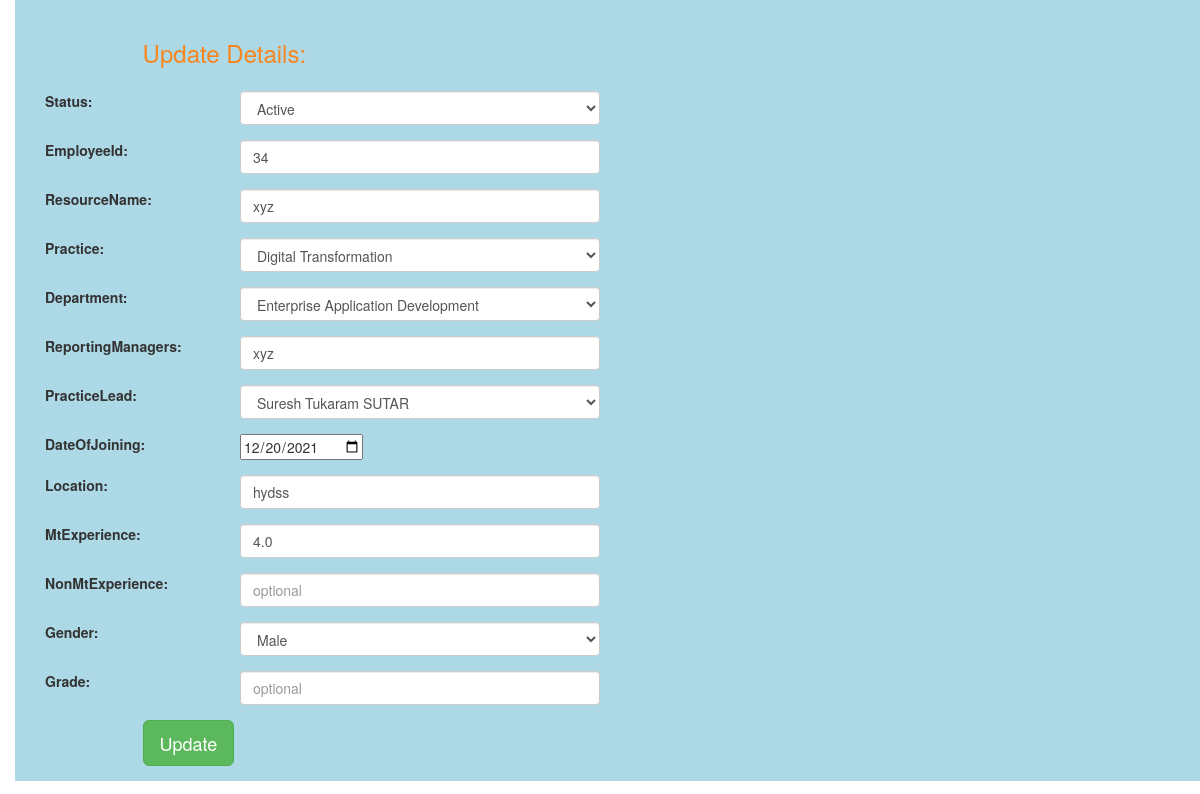
Page /edit/34 (signed in) on the committed database.
### webapp/models.py (models this page shows, shortened)
class EmployeeDetails(models.Model):
    class Meta:
        verbose_name_plural = 'EmployeeDetails'
    GENDER_CHOICE = (("MALE", "Male"), ("FEMALE", "Female"))
    STATUS_CHOICE = (("ACTIVE","Active"),("INACTIVE","Inactive"),("RESIGN","Resign"))
    PRACTICE_CHOICE = (("DIGITAL TRANSFORMATION","Digital Transformation"),)
    DEPARTMENT_CHOICE = (("DEVOPS","DevOps"),("ENTERPRISE APPLICATION DEVELOPMENT","Enterprise Application Development"),("UI","UI"),("CLOUD SOLUTIONS","Cloud Solutions"),("ENTERPRISE ARCHITECTURE","Enterprise Architecture"),("UX","UX"),("PRODUCT ENGINEERING","Product Engineering"),("MOBILITY","Mobility"),("PROFESSIONAL SERVICES","Professional Services"))
    PRACTICE_LEAD_CHOICE = (("SURESH TUKARAM SUTAR","Suresh Tukaram SUTAR"),("SAILAJA GUDALA","Sailaja GUDALA"),("SRINIVAS KANTTUGA","Srinivas KATTUNGA"),("ABHIJEET BHIKAJI PATIL","Abhijeet Bhikaji PATIL"),("SANJAY PARMANAND BATHEJA","Sanjay Parmanand BATHEJA"),("YYOMA DILIP PATHAK","Vyoma Dilip PATHAK"),("ABHIJEET HARISHCHANDRA ALONE","Abhijeet Harishchandra ALONE"),("NASIR AHMED R","Nasir Ahmed R"))
    status = models.CharField(max_length=100,choices = STATUS_CHOICE,null=True)
    emp_id=models.IntegerField(primary_key=True,null=False)
    resource_name = models.CharField(max_length=100,null=True)
    practice = models.CharField(max_length=100,choices=PRACTICE_CHOICE,default="Digital Transformation",null=True)
    department = models.CharField(max_length=100,choices=DEPARTMENT_CHOICE,null=True)
    reporting_managers = models.CharField(max_length=100,null=True)
    practice_lead = models.CharField(max_length=100,choices=PRACTICE_LEAD_CHOICE,null=True)
    date_of_joining = models.DateField(blank=True , null=True)
    location = models.CharField(max_length=100,null=True)
    mt_experience = models.FloatField(max_length=100,null=True)
    non_mt_experience = models.FloatField(max_length=100,blank=True , null=True)
    gender = models.CharField(max_length=100,choices=GENDER_CHOICE,null=True)
    grade = models.CharField(max_length=100,blank=True , null=True)

### webapp/views.py (the view)
# urls.py: path('edit/<int:id>', views.edit),
@login_required(login_url=login)
def edit(request, id):
    employee_obj = EmployeeDetails.objects.get(emp_id=id)
    if request.method == 'POST':
        print(request.POST)
        form = EmployeeForm(request.POST, instance=employee_obj)
        print(form)
        if form.is_valid():
            form.save()
            return redirect('/')
    else:
        form = EmployeeForm(instance=employee_obj)
    return render(request, 'edit.html', {'employee': form, 'id': id})

### webapp/templates/edit.html (shortened to what this page needs)
{% extends "base.html" %} {% block title %}Add New Employee Records{% endblock title %} {% block content %}
<div class="col-md-12">
    <form method="POST" class="post-form">
        <div class="container">
            <br>
            <div class="form-group row">
                <label class="col-sm-1 col-form-label"></label>
                <div class="col-sm-4">
                    <h3 style="color: rgb(248, 133, 30);">Update Details:</h3>
                </div>
            </div>
            <div class="form-group row">
                <label class="col-sm-2 col-form-label">Status:</label>
                <div class="col-sm-4">
                    {{ employee.status }}
                </div>
            </div>
            <div class="form-group row">
                <label class="col-sm-2 col-form-label">EmployeeId:</label>
                <div class="col-sm-4">
                    {{ employee.emp_id }}
                </div>
            </div>
            <div class="form-group row">
                <label class="col-sm-2 col-form-label">ResourceName:</label>
                <div class="col-sm-4">
                    {{ employee.resource_name }}
                </div>
            </div>
            <div class="form-group row">
                <label class="col-sm-2 col-form-label">Practice:</label>
                <div class="col-sm-4">
                    {{ employee.practice }}
                </div>
            </div>
            <div class="form-group row">
                <label class="col-sm-2 col-form-label">Department:</label>
                <div class="col-sm-4">
                    {{ employee.department }}
                </div>
            </div>
            <div class="form-group row">
                <label class="col-sm-2 col-form-label">ReportingManagers:</label>
                <div class="col-sm-4">
                    {{ employee.reporting_managers }}
                </div>
            </div>
            <div class="form-group row">
                <label class="col-sm-2 col-form-label">PracticeLead:</label>
                <div class="col-sm-4">
                    {{ employee.practice_lead }}
                </div>
            </div>
            <div class="form-group row">
                <label class="col-sm-2 col-form-label">DateOfJoining:</label>
                <div class="col-sm-4">
                    {{ employee.date_of_joining }}
                </div>
            </div>
            <div class="form-group row">
                <label class="col-sm-2 col-form-label">Location:</label>
                <div class="col-sm-4">
                    {{ employee.location }}
                </div>
            </div>
            <div class="form-group row">
                <label class="col-sm-2 col-form-label">MtExperience:</label>
                <div class="col-sm-4">
                    {{ employee.mt_experience }}
                </div>
            </div>
            <div class="form-group row">
                <label class="col-sm-2 col-form-label">NonMtExperience:</label>
                <div class="col-sm-4">
                    {{ employee.non_mt_experience }}
                </div>
            </div>
            <div class="form-group row">
                <label class="col-sm-2 col-form-label">Gender:</label>
                <div class="col-sm-4">
                    {{ employee.gender }}
                </div>
            </div>
            <div class="form-group row">
                <label class="col-sm-2 col-form-label">Grade:</label>
                <div class="col-sm-4">
                    {{ employee.grade }}
                </div>
            </div>
            <div class="form-group row">
                <label class="col-sm-1 col-form-label"></label>
                <div class="col-sm-4">
                    <button type="submit" class="btn btn-success btn-lg">Update</button>
                </div>
            </div>
        </div>
    </form>
    {% endblock content %}

### webapp/templates/edit.html (style rules this page uses)
.container { background-color: lightblue; }

### rows in the picture
EmployeeDetails: status "Active", emp_id "34", resource_name "xyz", practice "Digital Transformation", department "Enterprise Application Development", reporting_managers "xyz", practice_lead "Suresh Tukaram SUTAR", date_of_joining "12/20/2021", location "hydss", mt_experience "4.0", gender "Male"
